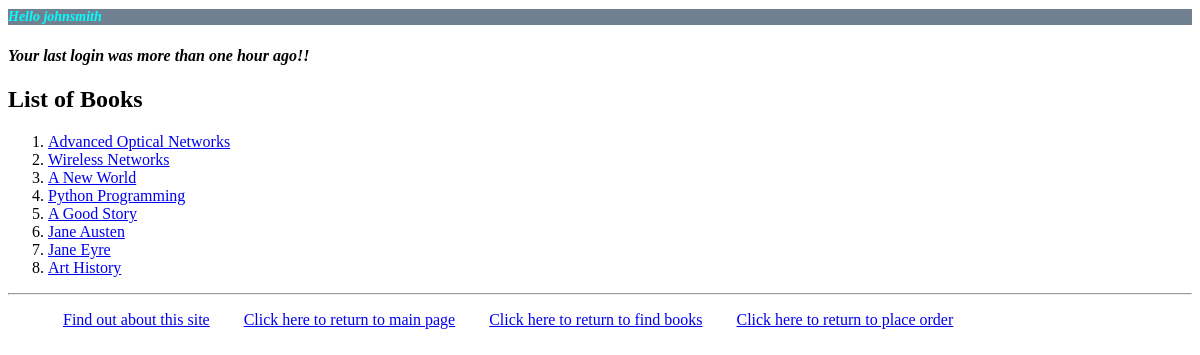
/myapp/ (signed in), run on the app's committed database.
### myapp/models.py (models this page shows, shortened)
class Book(models.Model):
    CATEGORY_CHOICES = [
        ('S', 'Scinece&Tech'),
        ('F', 'Fiction'),
        ('B', 'Biography'),
        ('T', 'Travel'),
        ('O', 'Other')
    ]
    title = models.CharField(max_length=200)
    category = models.CharField(max_length=1, choices=CATEGORY_CHOICES, default='F')
    num_pages = models.PositiveIntegerField(default=100)
    price = models.DecimalField(max_digits=10, decimal_places=2)
    publisher = models.ForeignKey(Publisher, related_name='books', on_delete=models.CASCADE)
    description = models.CharField(max_length=100, blank=True)
    num_reviews = models.PositiveIntegerField(default=0)

### myapp/views.py (the view)
# urls.py: path(r'', views.index, name='index'),
def index(request):
    if 'last_login' in request.session:
        last_login = request.session['last_login']
    else:
        last_login = "Your last login was more than one hour ago!!"
    username = request.user.username
    booklist = Book.objects.all().order_by('id')[:10]
    return render(request, 'myapp/index.html', {'booklist': booklist, 'username':username, 'last_login':last_login})

### myapp/templates/myapp/index.html
{% extends 'myapp/base.html' %}
{% block myhdg%}
    <h1>Hello {{ username }}</h1>
{% endblock %}
{% block body_block%}
    {% if booklist %}
        <h4><i>{{ last_login }}</i></h4>
        <h2>List of Books</h2>
        <ol>
            {% for book  in booklist %}
                <li> <a href="{% url 'myapp:detail' book_id=book.id %}">{{book.title}}</a> </li>
            {% endfor %}
        </ol>
    {% else %}
        <strong>There are no available books!</strong>
    {% endif %}
{% endblock %}

### myapp/static/myapp/style.css (style rules this page uses)
h1 { background-color: slategray; text-decoration-color: chocolate; font-size: 14px; color: aqua; font-style: italic; }

### data on the page
Book: title "Advanced Optical Networks"
Book: title "Wireless Networks"
Book: title "A New World"
Book: title "Python Programming"
Book: title "A Good Story"
Book: title "Jane Austen"
Book: title "Jane Eyre"
Book: title "Art History"

### other printed values
{{ username }} "johnsmith"
{{ last_login }} "Your last login was more than one hour ago!!"
